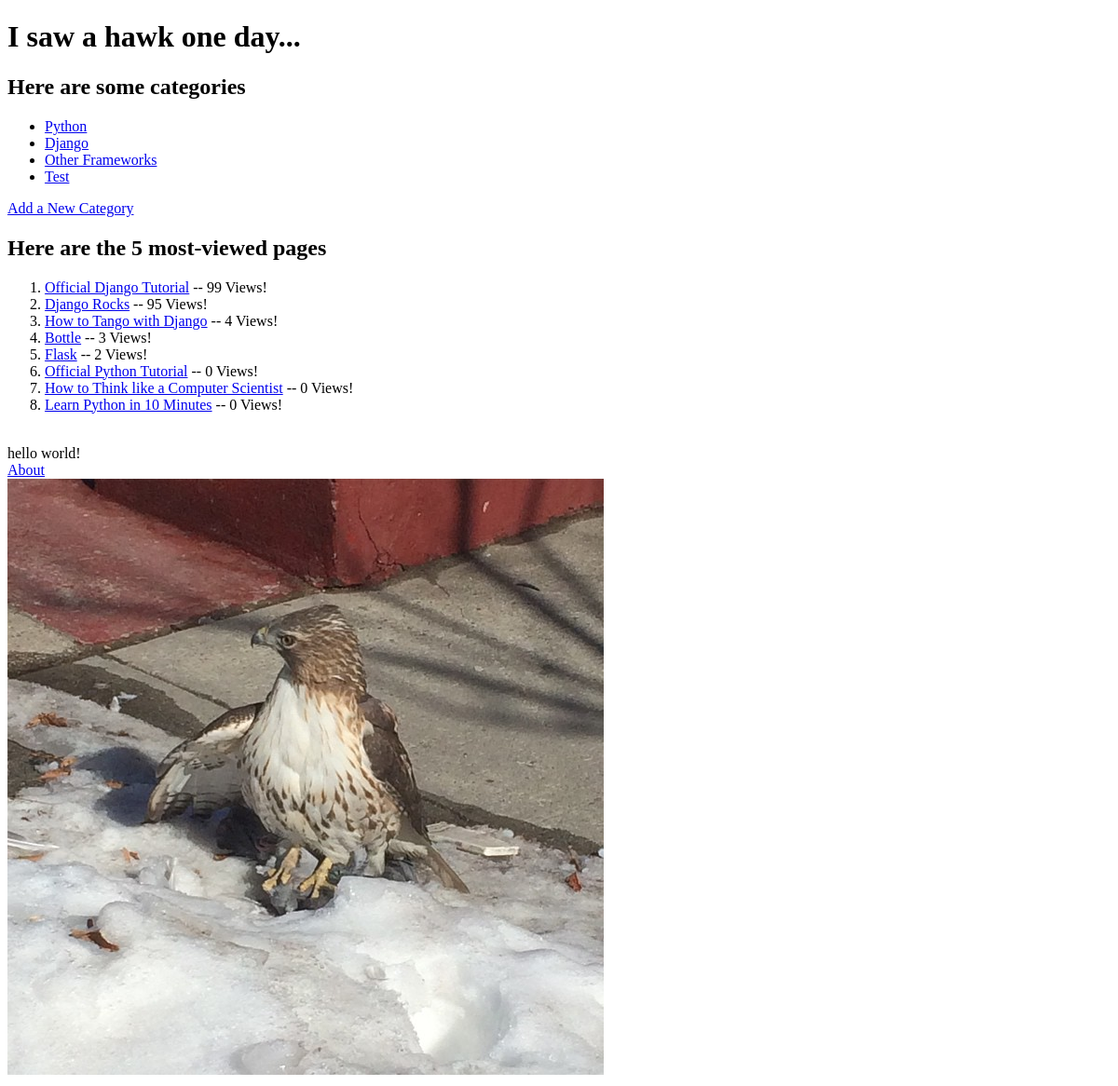
/rango/, run on an earlier commit of the app's database.
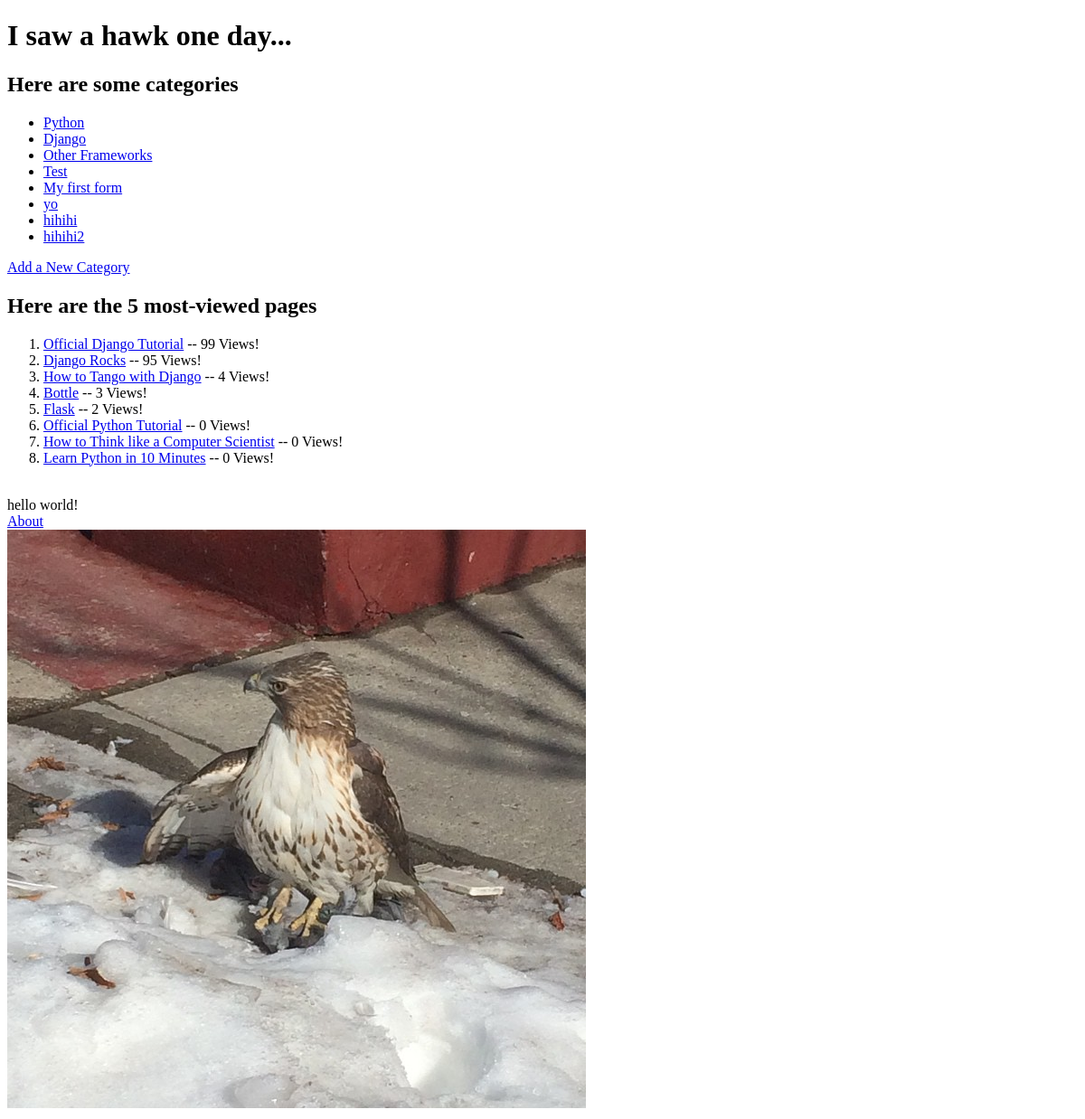
And on a later commit of the database.
### rango/models.py (models this page shows, shortened)
class Category(models.Model):
    name = models.CharField(max_length=128, unique=True)
    views = models.IntegerField(default=0)
    likes = models.IntegerField(default=0)
    slug = models.CharField(max_length=200)
    class Meta:
    	verbose_name_plural = "Categories"

class Page(models.Model):
    category = models.ForeignKey(Category)
    title = models.CharField(max_length=128)
    url = models.URLField()
    views = models.IntegerField(default=0)

### rango/views.py (the view)
def index(request):
    category_list = Category.objects.order_by('-likes')[:15]
    page_list = Page.objects.order_by('-views')[:10]
    context_dict = {'categories': category_list, 'pages': page_list}
    return render(request, 'rango/index.html', context_dict)

### templates/rango/index.html (shortened to what this page needs)
<!DOCTYPE html>
{% load staticfiles %}
<html>
    <head>
    </head>
    <body>
        <h1>I saw a hawk one day...</h1>
        <h2>Here are some categories</h2>
       {% if categories %}
            <ul>
                {% for category in categories %}
                <li><a href="/rango/category/{{ category.slug }}">{{ category.name }}</a></li>
                {% endfor %}
            </ul>
       {% else %}
            <strong>There are no categories present.</strong>
       {% endif %}
        <a href="/rango/add_category/">Add a New Category</a><br />
        <h2> Here are the 5 most-viewed pages</h2>
        {% if pages %}
        	<ol>
        		{% for page in pages %}
        		<li><a href="{{ page.url}}">{{ page.title }}</a> -- {{ page.views }} Views!</li>
        		{% endfor %}
        	</ol>
        {% else %}
        	<strong>Ain't no pages</strong>
        {% endif %}
        <br />
        hello world! <strong>{{ boldmessage }}</strong><br />
        <a href="/rango/about/">About</a><br />
        <img src="{% static "images/hawk.jpg" %}" alt="Picture of Hawk" />
    </body>
</html>

What changed in the data, as far as the page shows it:
added Category: name "My first form"
added Category: name "yo"
added Category: name "hihihi"
added Category: name "hihihi2"
